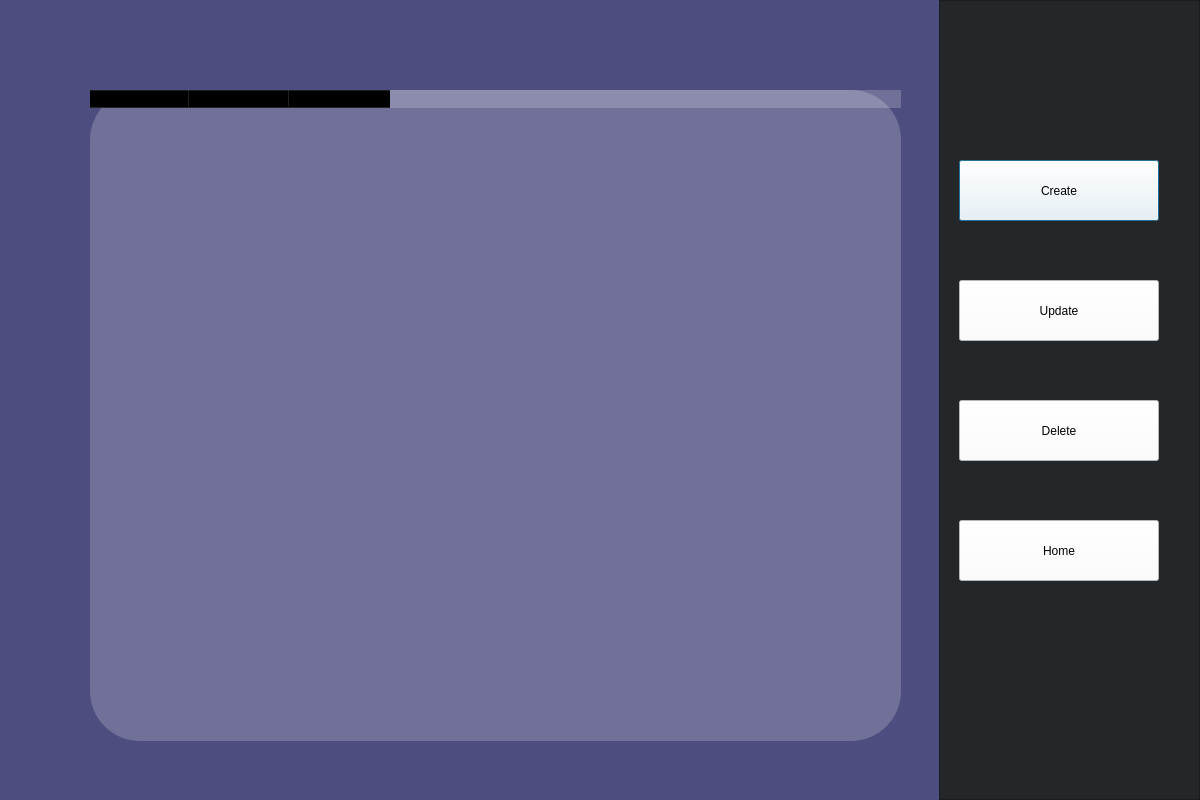
<?xml version="1.0" encoding="UTF-8"?>
<ui version="4.0">
 <class>Dialog</class>
 <widget class="QDialog" name="Dialog">
  <property name="geometry">
   <rect>
    <x>0</x>
    <y>0</y>
    <width>1200</width>
    <height>800</height>
   </rect>
  </property>
  <property name="windowTitle">
   <string>Dialog</string>
  </property>
  <widget class="QWidget" name="widget" native="true">
   <property name="geometry">
    <rect>
     <x>0</x>
     <y>0</y>
     <width>971</width>
     <height>800</height>
    </rect>
   </property>
   <property name="styleSheet">
    <string notr="true">background-color:rgb(77, 77, 127);
</string>
   </property>
   <widget class="QTableWidget" name="tableWidget">
    <property name="geometry">
     <rect>
      <x>90</x>
      <y>90</y>
      <width>811</width>
      <height>651</height>
     </rect>
    </property>
    <property name="styleSheet">
     <string notr="true">background-color:rgba(255,255,255,50);
border-radius:50px
</string>
    </property>
    <column>
     <property name="text">
      <string>Name</string>
     </property>
    </column>
    <column>
     <property name="text">
      <string>Mobile Number</string>
     </property>
    </column>
    <column>
     <property name="text">
      <string>Email id</string>
     </property>
    </column>
   </widget>
  </widget>
  <widget class="QFrame" name="frame">
   <property name="geometry">
    <rect>
     <x>939</x>
     <y>0</y>
     <width>261</width>
     <height>800</height>
    </rect>
   </property>
   <property name="styleSheet">
    <string notr="true">background-color:#23272A;
</string>
   </property>
   <property name="frameShape">
    <enum>QFrame::StyledPanel</enum>
   </property>
   <property name="frameShadow">
    <enum>QFrame::Raised</enum>
   </property>
   <widget class="QPushButton" name="createData">
    <property name="geometry">
     <rect>
      <x>20</x>
      <y>160</y>
      <width>200</width>
      <height>61</height>
     </rect>
    </property>
    <property name="styleSheet">
     <string notr="true">
background-color:white;
font: 16pt &quot;MS Shell Dlg 2&quot;;
border-radius:&quot;30px&quot;
</string>
    </property>
    <property name="text">
     <string>Create</string>
    </property>
   </widget>
   <widget class="QPushButton" name="updateData">
    <property name="geometry">
     <rect>
      <x>20</x>
      <y>280</y>
      <width>200</width>
      <height>61</height>
     </rect>
    </property>
    <property name="styleSheet">
     <string notr="true">background-color:white;
font: 16pt &quot;MS Shell Dlg 2&quot;;
border-radius:&quot;30px&quot;</string>
    </property>
    <property name="text">
     <string>Update</string>
    </property>
   </widget>
   <widget class="QPushButton" name="deleteData">
    <property name="geometry">
     <rect>
      <x>20</x>
      <y>400</y>
      <width>200</width>
      <height>61</height>
     </rect>
    </property>
    <property name="styleSheet">
     <string notr="true">background-color:white;
font: 16pt &quot;MS Shell Dlg 2&quot;;
border-radius:&quot;30px&quot;</string>
    </property>
    <property name="text">
     <string>Delete</string>
    </property>
   </widget>
   <widget class="QPushButton" name="homepage">
    <property name="geometry">
     <rect>
      <x>20</x>
      <y>520</y>
      <width>200</width>
      <height>61</height>
     </rect>
    </property>
    <property name="styleSheet">
     <string notr="true">background-color:white;
font: 16pt &quot;MS Shell Dlg 2&quot;;
border-radius:&quot;30px&quot;</string>
    </property>
    <property name="text">
     <string>Home</string>
    </property>
   </widget>
  </widget>
 </widget>
 <resources/>
 <connections/>
</ui>
